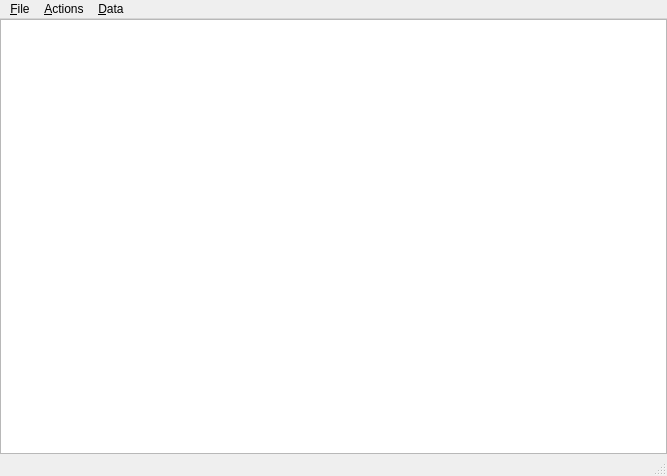
<?xml version="1.0" encoding="UTF-8"?>
<ui version="4.0">
 <class>MainWindow</class>
 <widget class="QMainWindow" name="MainWindow">
  <property name="geometry">
   <rect>
    <x>0</x>
    <y>0</y>
    <width>667</width>
    <height>476</height>
   </rect>
  </property>
  <property name="windowTitle">
   <string>Editable Tree Model w Data</string>
  </property>
  <widget class="QWidget" name="centralwidget">
   <layout class="QVBoxLayout">
    <property name="spacing">
     <number>0</number>
    </property>
    <property name="leftMargin">
     <number>0</number>
    </property>
    <property name="topMargin">
     <number>0</number>
    </property>
    <property name="rightMargin">
     <number>0</number>
    </property>
    <property name="bottomMargin">
     <number>0</number>
    </property>
    <item>
     <widget class="QTreeView" name="view">
      <property name="alternatingRowColors">
       <bool>true</bool>
      </property>
      <property name="selectionBehavior">
       <enum>QAbstractItemView::SelectItems</enum>
      </property>
      <property name="horizontalScrollMode">
       <enum>QAbstractItemView::ScrollPerPixel</enum>
      </property>
      <property name="animated">
       <bool>false</bool>
      </property>
      <property name="allColumnsShowFocus">
       <bool>true</bool>
      </property>
     </widget>
    </item>
   </layout>
  </widget>
  <widget class="QMenuBar" name="menubar">
   <property name="geometry">
    <rect>
     <x>0</x>
     <y>0</y>
     <width>667</width>
     <height>26</height>
    </rect>
   </property>
   <widget class="QMenu" name="fileMenu">
    <property name="title">
     <string>&amp;File</string>
    </property>
    <addaction name="exitAction"/>
   </widget>
   <widget class="QMenu" name="actionsMenu">
    <property name="title">
     <string>&amp;Actions</string>
    </property>
    <addaction name="insertRowAction"/>
    <addaction name="insertColumnAction"/>
    <addaction name="separator"/>
    <addaction name="removeRowAction"/>
    <addaction name="removeColumnAction"/>
    <addaction name="separator"/>
    <addaction name="insertChildAction"/>
   </widget>
   <widget class="QMenu" name="dataMenu">
    <property name="tearOffEnabled">
     <bool>false</bool>
    </property>
    <property name="title">
     <string>&amp;Data</string>
    </property>
    <addaction name="showPyObjAction"/>
   </widget>
   <addaction name="fileMenu"/>
   <addaction name="actionsMenu"/>
   <addaction name="dataMenu"/>
  </widget>
  <widget class="QStatusBar" name="statusbar"/>
  <action name="exitAction">
   <property name="text">
    <string>E&amp;xit</string>
   </property>
   <property name="shortcut">
    <string>Ctrl+Q</string>
   </property>
  </action>
  <action name="insertRowAction">
   <property name="text">
    <string>Insert Row</string>
   </property>
   <property name="shortcut">
    <string>Ctrl+I, R</string>
   </property>
  </action>
  <action name="removeRowAction">
   <property name="text">
    <string>Remove Row</string>
   </property>
   <property name="shortcut">
    <string>Ctrl+R, R</string>
   </property>
  </action>
  <action name="insertColumnAction">
   <property name="text">
    <string>Insert Column</string>
   </property>
   <property name="shortcut">
    <string>Ctrl+I, C</string>
   </property>
  </action>
  <action name="removeColumnAction">
   <property name="text">
    <string>Remove Column</string>
   </property>
   <property name="shortcut">
    <string>Ctrl+R, C</string>
   </property>
  </action>
  <action name="insertChildAction">
   <property name="text">
    <string>Insert Child</string>
   </property>
   <property name="shortcut">
    <string>Ctrl+N</string>
   </property>
  </action>
  <action name="showPyObjAction">
   <property name="text">
    <string>Show Python Object</string>
   </property>
   <property name="shortcut">
    <string>Ctrl+S</string>
   </property>
  </action>
 </widget>
 <resources>
  <include location="editabletreemodel.qrc"/>
 </resources>
 <connections/>
</ui>
